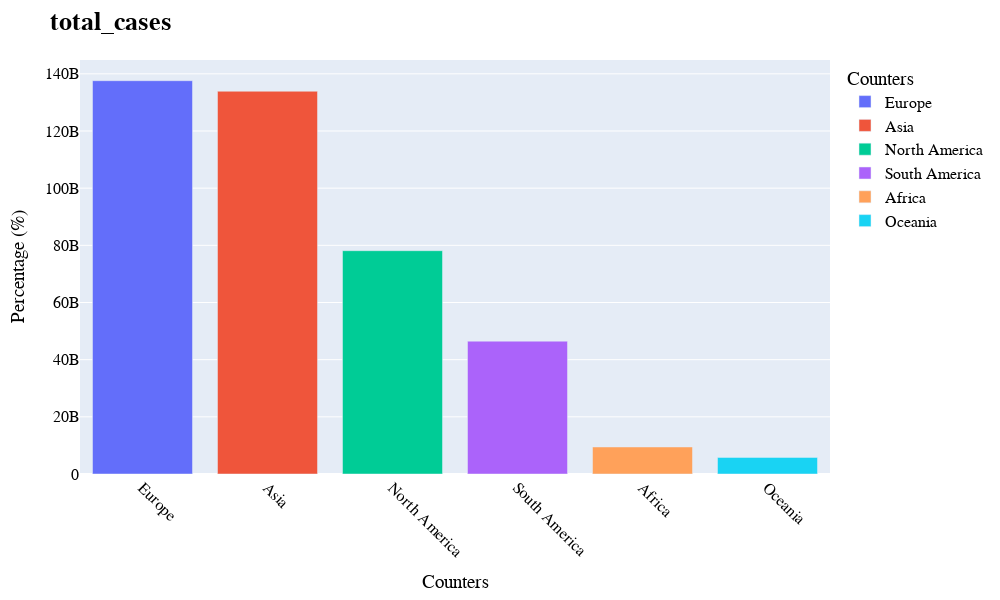

Notebook code cell kept with this figure:
### Code cell
plotly_bars(df_drop_date, df_drop_date['location'], 'total_cases')

### Figure 1 — Plotly figure (JSON) as saved in the notebook; plotly's stock layout.template omitted (floating-point values rounded to 4 significant figures)
{"data": [{"alignmentgroup": "True", "hovertemplate": "Counters=%{x}<br>Percentage (%)=%{y}<extra></extra>", "legendgroup": "Europe", "marker": {"color": "#636efa", "pattern": {"shape": ""}}, "name": "Europe", "offsetgroup": "Europe", "orientation": "v", "showlegend": true, "textposition": "auto", "type": "bar", "x": ["Europe"], "xaxis": "x", "y": [137597180814], "yaxis": "y"}, {"alignmentgroup": "True", "hovertemplate": "Counters=%{x}<br>Percentage (%)=%{y}<extra></extra>", "legendgroup": "Asia", "marker": {"color": "#EF553B", "pattern": {"shape": ""}}, "name": "Asia", "offsetgroup": "Asia", "orientation": "v", "showlegend": true, "textposition": "auto", "type": "bar", "x": ["Asia"], "xaxis": "x", "y": [133910351615], "yaxis": "y"}, {"alignmentgroup": "True", "hovertemplate": "Counters=%{x}<br>Percentage (%)=%{y}<extra></extra>", "legendgroup": "North America", "marker": {"color": "#00cc96", "pattern": {"shape": ""}}, "name": "North America", "offsetgroup": "North America", "orientation": "v", "showlegend": true, "textposition": "auto", "type": "bar", "x": ["North America"], "xaxis": "x", "y": [78126199936], "yaxis": "y"}, {"alignmentgroup": "True", "hovertemplate": "Counters=%{x}<br>Percentage (%)=%{y}<extra></extra>", "legendgroup": "South America", "marker": {"color": "#ab63fa", "pattern": {"shape": ""}}, "name": "South America", "offsetgroup": "South America", "orientation": "v", "showlegend": true, "textposition": "auto", "type": "bar", "x": ["South America"], "xaxis": "x", "y": [46479287317], "yaxis": "y"}, {"alignmentgroup": "True", "hovertemplate": "Counters=%{x}<br>Percentage (%)=%{y}<extra></extra>", "legendgroup": "Africa", "marker": {"color": "#FFA15A", "pattern": {"shape": ""}}, "name": "Africa", "offsetgroup": "Africa", "orientation": "v", "showlegend": true, "textposition": "auto", "type": "bar", "x": ["Africa"], "xaxis": "x", "y": [9455598764], "yaxis": "y"}, {"alignmentgroup": "True", "hovertemplate": "Counters=%{x}<br>Percentage (%)=%{y}<extra></extra>", "legendgroup": "Oceania", "marker": {"color": "#19d3f3", "pattern": {"shape": ""}}, "name": "Oceania", "offsetgroup": "Oceania", "orientation": "v", "showlegend": true, "textposition": "auto", "type": "bar", "x": ["Oceania"], "xaxis": "x", "y": [5804771931], "yaxis": "y"}], "layout": {"barmode": "relative", "font": {"color": "black", "family": "Times New Roman", "size": 16}, "height": 600, "legend": {"title": {"text": "Counters"}, "tracegroupgap": 0}, "margin": {"t": 60}, "title": {"font": {"color": "black", "family": "Times New Roman", "size": 26}, "text": "<b>total_cases</b>"}, "width": 1000, "xaxis": {"anchor": "y", "autorange": true, "categoryarray": ["Europe", "Asia", "North America", "South America", "Africa", "Oceania"], "categoryorder": "array", "domain": [0, 1], "range": [-0.5, 5.5], "tickangle": 45, "tickformat": "%d-%m-%Y", "title": {"text": "Counters"}, "type": "category"}, "yaxis": {"anchor": "x", "autorange": true, "domain": [0, 1], "range": [0, 144800000000.0], "title": {"text": "Percentage (%)"}, "type": "linear"}}}
